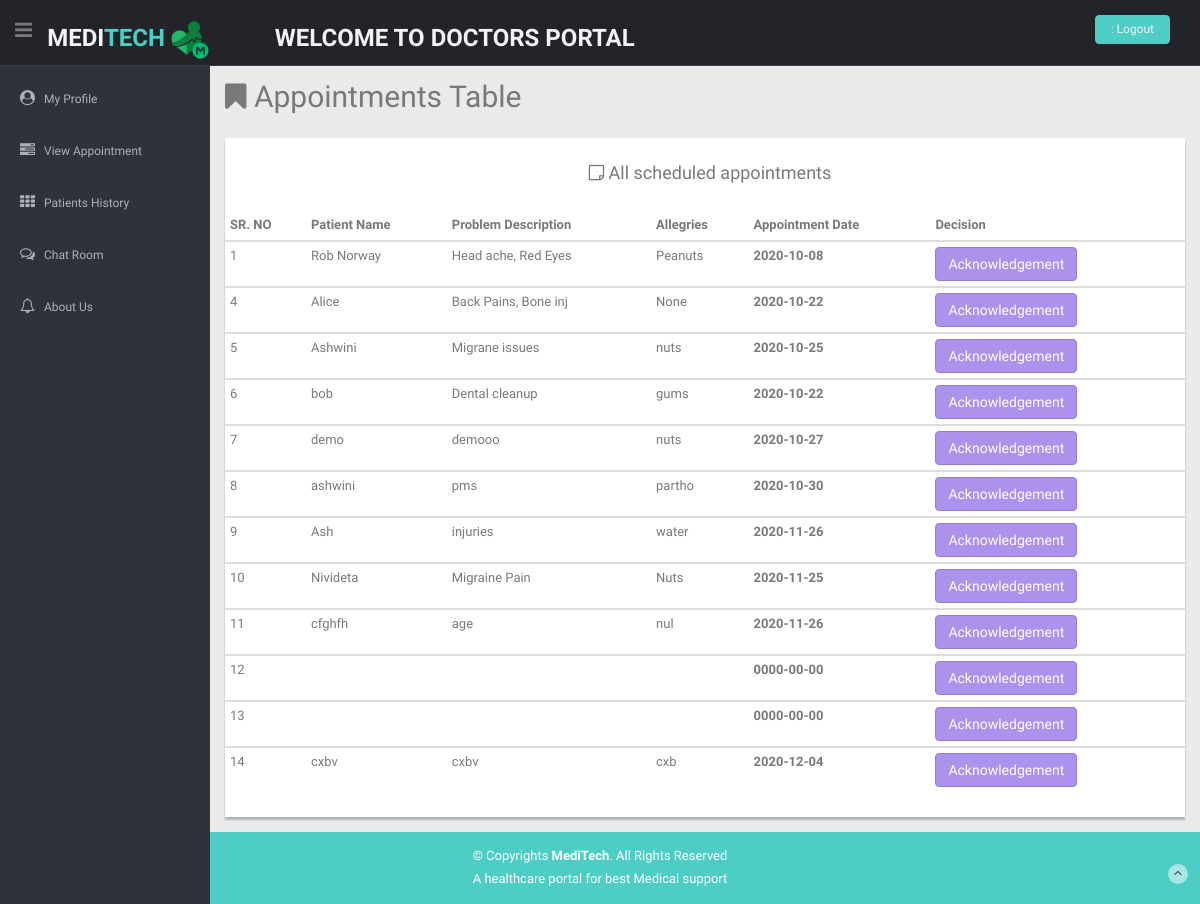
The page /MT/View_appointments.php on the database its author committed.
### tables this page shows
CREATE TABLE `appointment` (
  `Sr.no` int(11) NOT NULL,
  `Patient ID` varchar(50) NOT NULL,
  `Name` varchar(50) NOT NULL,
  `Problem` varchar(20) NOT NULL,
  `Allergies` varchar(20) NOT NULL,
  `Date` date NOT NULL,
  `Created` timestamp NOT NULL DEFAULT current_timestamp() ON UPDATE current_timestamp()
);

### MT/View_appointments.php (the view, shortened to what this page needs)
<?php
$conn = mysqli_connect("localhost","root","", "meditech");
$query="select * from appointment" ;
$result= mysqli_query($conn, $query);
?>
<!DOCTYPE html>
<html lang="en">
<head>
  <link href="lib/bootstrap/css/bootstrap.min.css" rel="stylesheet">
  <link href="lib/font-awesome/css/font-awesome.css" rel="stylesheet" />
  <link rel="stylesheet" type="text/css" href="lib/bootstrap-fileupload/bootstrap-fileupload.css" />
  <link rel="stylesheet" type="text/css" href="lib/bootstrap-datepicker/css/datepicker.css" />
  <link rel="stylesheet" type="text/css" href="lib/bootstrap-daterangepicker/daterangepicker.css" />
  <link rel="stylesheet" type="text/css" href="lib/bootstrap-timepicker/compiled/timepicker.css" />
  <link rel="stylesheet" type="text/css" href="lib/bootstrap-datetimepicker/datertimepicker.css" />
  <link href="css/style.css" rel="stylesheet">
  <link href="css/style-responsive.css" rel="stylesheet">
</head>
<body>
  <section id="container">
   <header class="header black-bg">
      <div class="sidebar-toggle-box">
        <div class="fa fa-bars tooltips" data-placement="right" data-original-title="Toggle Navigation"></div>
      </div>
      <a href="index.html" class="logo"><b>MEDI<span>TECH</span><img src="img/LOGO.png" height="50" width="50"></b>  <b align="center"> &nbsp; &nbsp; &nbsp; &nbsp; &nbsp;WELCOME TO DOCTORS PORTAL </b></a>
        <div class="top-menu">
        <ul class="nav pull-right top-menu">
            <li><a class=" logout " href="login.php"><?php echo "  ".$_SESSION['user']."" ?> : Logout</a></li>
        </ul>
      </div>
    </header>
     <aside>
      <div id="sidebar" class="nav-collapse ">
        <ul class="sidebar-menu" id="nav-accordion">
             <li class="sub-menu">
              <a href="doc_profile.php">
              <i class="fa fa-user-circle"></i>
              <span>My Profile  </span>
              </a>
         </li>
          <li class="sub-menu">
              <a href="View_appointments.php">
              <i class="fa fa-tasks"></i>
              <span>View Appointment </span>
              </a>
         </li>
          <li class="sub-menu">
              <a href="Patient_history.php">
              <i class="fa fa-th"></i>
              <span> Patients History </span>
              </a>
          </li>
          <li class="sub-menu">
            <a href="doc_chat.php">
              <i class="fa fa-comments-o"></i>
              <span>Chat Room</span>
            </a>
          </li>
           <li class="sub-menu">
            <a href="about.php">
              <i class="fa fa-bell-o"></i>
              <span>About Us </span>
            </a>
          </li>
        </ul>
      </div>
    </aside>
    <section id="main-content">
      <section class="wrapper">
        <h2><i class="fa fa-bookmark"></i> Appointments Table  </h2>
        <div class="row mt">
          <div class="col-lg-12">
            <div class="content-panel">
                <h4 align="center"> <i class="fa fa-sticky-note-o"></i> All scheduled appointments  </h4><br>
              <section id="">
                  <table  class=" table-condensed table table-responsive">
                <thead>
                  <tr>
                 <th>SR. NO </th>
                    <th>Patient  Name</th>
                    <th> Problem Description  </th>
                    <th>Allegries </th>
                    <th> Appointment Date</th>
                    <th> Decision <th>
                  </tr>
                </thead>
                <?php  while($row= mysqli_fetch_array($result))
                                      {
                    ?>
                <tbody>
                  <tr>
                    <td><?php echo $row['Sr.no']; ?></td>
                    <td><?php echo $row['Name']; ?></td>
                    <td><?php echo $row['Problem']; ?></td>
                    <td> <?php echo $row['Allergies']; ?></td>
                    <th><?php echo $row['Date']; ?></th>
                    <td>      <button class="btn btn-theme02"> Acknowledgement </button>
                  <?php } ?>
                </tbody>
              </table>
              </section>
            </div>
          </div>
        </div>
      </section>
    </section>
     <footer class="site-footer">
      <div class="text-center">
        <p>
          &copy; Copyrights <strong>MediTech</strong>. All Rights Reserved
        </p>
        <div class="credits">
          A healthcare portal for best <a href="">Medical support </a>
        </div>
        <a href="chat_room.html#" class="go-top">
          <i class="fa fa-angle-up"></i>
          </a>
      </div>
    </footer>
  </section>
</body>
</html>

### MT/css/style.css (style rules this page uses)
body { color: #797979; background: #eaeaea; font-family: 'Ruda', sans-serif; padding: 0px !important; margin: 0px !important; font-size:13px; }
ul li { list-style: none; }
a, a:hover, a:focus { text-decoration: none; outline: none; }
#container { width: 100%; height: 100%; }
.btn-theme02 { color: #fff; background-color: #ac92ec; border-color: #967adc; }
.mt { margin-top: 25px; }
ul.top-menu > li > .logout { color: #f2f2f2; font-size: 12px; border-radius: 4px; -webkit-border-radius: 4px; border: 1px solid #64c3c2 !important; padding: 5px 15px; margin-right: 15px; background: #4ECDC4; margin-top: 15px; }
#sidebar { width: 210px; height: 100%; position: fixed; background: #2f323a; }
#sidebar ul li { position: relative; }
ul.sidebar-menu , ul.sidebar-menu li ul.sub { margin: -2px 0 0; padding: 0; }
ul.sidebar-menu { margin-top: 75px; }
ul.sidebar-menu li { margin-bottom: 5px; margin-left:10px; margin-right:10px; }
ul.sidebar-menu li.sub-menu { line-height: 15px; }
ul.sidebar-menu li a span { display: inline-block; }
ul.sidebar-menu li a { color: #aeb2b7; text-decoration: none; display: block; padding: 15px 0 15px 10px; font-size: 12px; outline: none; -webkit-transition: all 0.3s ease; -moz-transition: all 0.3s ease; -o-transition: all 0.3s ease; -ms-transition: all 0.3s ease; transition: all 0.3s ease; }
ul.sidebar-menu li a i { font-size: 15px; padding-right: 6px; }
#main-content { margin-left: 210px; }
.header, .footer { min-height: 60px; padding: 0 15px; }
.header { position: fixed; left: 0; right: 0; z-index: 1002; }
.black-bg { background: #22242a; border-bottom: 1px solid #393d46; }
.wrapper { display: inline-block; margin-top: 60px; padding-left: 15px; padding-right: 15px; padding-bottom: 15px; padding-top: 0px; width: 100%; }
a.logo { font-size: 24px; color: #f2f2f2; float: left; margin-top: 15px; text-transform: uppercase; }
a.logo b { font-weight: 900; }
a.logo span { color: #4ECDC4; }
#top_menu .nav > li, ul.top-menu > li { float: left; }
ul.top-menu > li > a { color: #666666; font-size: 16px; border-radius: 4px; -webkit-border-radius: 4px; border:1px solid #666666 !important; padding: 2px 6px; margin-right: 15px; }
.sidebar-toggle-box { float: left; padding-right: 15px; margin-top: 20px; }
.sidebar-toggle-box .fa-bars { cursor: pointer; display: inline-block; font-size: 20px; }
.content-panel { background: #ffffff; box-shadow: 0px 3px 2px #aab2bd; padding-top: 15px; padding-bottom: 5px; }
.content-panel h4 { margin-left: 10px; }
.site-footer { background: #4ECDC4; color: #fff; padding: 15px 0; }
.site-footer p { margin-bottom: 5px; }
.credits, .credits a { color: #fff; }
.go-top { margin-right: 1%; margin-top: -25px; float: right; background: rgba(255,255,255,.5); width: 20px; height: 20px; border-radius: 50%; -webkit-border-radius: 50%; }
.go-top i { color: #2A3542; }

### rows shown on the page
appointment: no "1", Name "Rob Norway", Problem "Head ache, Red Eyes", Allergies "Peanuts", Date "2020-10-08"
appointment: no "4", Name "Alice", Problem "Back Pains, Bone inj", Allergies "None", Date "2020-10-22"
appointment: no "5", Name "Ashwini", Problem "Migrane issues", Allergies "nuts", Date "2020-10-25"
appointment: no "6", Name "bob", Problem "Dental cleanup", Allergies "gums", Date "2020-10-22"
appointment: no "7", Name "demo", Problem "demooo", Allergies "nuts", Date "2020-10-27"
appointment: no "8", Name "ashwini", Problem "pms", Allergies "partho", Date "2020-10-30"
appointment: no "9", Name "Ash", Problem "injuries", Allergies "water", Date "2020-11-26"
appointment: no "10", Name "Nivideta", Problem "Migraine Pain", Allergies "Nuts", Date "2020-11-25"
appointment: no "11", Name "cfghfh", Problem "age", Allergies "nul", Date "2020-11-26"
appointment: no "12", Date "0000-00-00"
appointment: no "13", Date "0000-00-00"
appointment: no "14", Name "cxbv", Problem "cxbv", Allergies "cxb", Date "2020-12-04"
